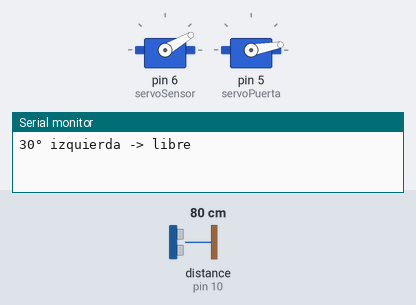
A sketch run on a simulated Arduino Uno, built with avr-gcc and run on an emulated ATmega328P. Shown: 2 × servo, the last lines printed to the serial monitor. Wiring (inferred from the names in the program): ultrasonic range finder: trigger pin 9; echo pin 10. The inputs (shaded band) are chosen by the test bench; at power-on: distance to the obstacle (sensor on pin 10) 80 cm. The echo pulse lasts 58.3 µs per cm.

Above: at 2.2 s.
2.3 s: distance to the obstacle (sensor on pin 10) set to 2 cm
At 4.8 s:
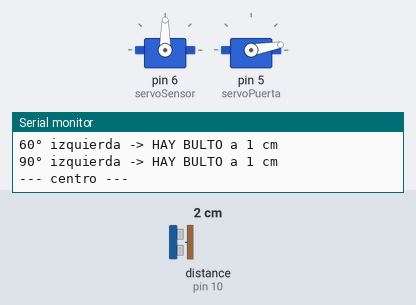
7.6 s: distance to the obstacle (sensor on pin 10) set to 35 cm
At 8.8 s:
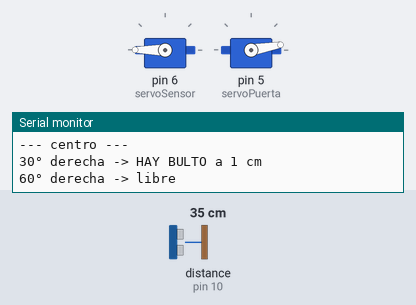
Timing chart, 0 to 16.5 s (numbered marks = the images above; inputs shaded):
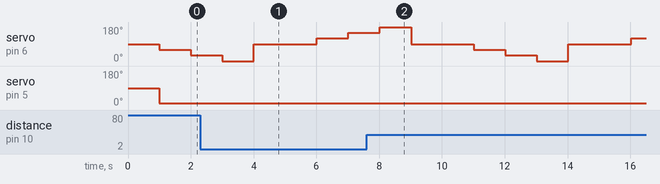

The sketch:

sketch_nov23d.ino
```cpp
#include <Servo.h>

Servo servoSensor;   // pin 6: de ángulo en ángulo
Servo servoPuerta;   // pin 5: de corrido

const int TRIG = 9;
const int ECHO = 10;
const int DIST_BULTO = 30;        // cm: menos que esto = hay bulto
const int CENTRO = 90;
const int PAUSA_MEDIDA = 1000;    // ms quieto en cada ángulo
const int PAUSA_CENTRO = 2000;    // ms quieto en el medio entre un lado y otro

long medirDistancia() {
  digitalWrite(TRIG, LOW);
  delayMicroseconds(2);
  digitalWrite(TRIG, HIGH);
  delayMicroseconds(10);
  digitalWrite(TRIG, LOW);
  long duracion = pulseIn(ECHO, HIGH, 30000);
  if (duracion == 0) return 999;  // sin eco = libre
  return duracion * 0.034 / 2;
}

// gira a un ángulo, se queda quieto y mide
void medirEn(int anguloServo, int gradosDesdeCentro, const char* lado) {
  servoSensor.write(anguloServo);
  delay(PAUSA_MEDIDA);

  long d = medirDistancia();

  Serial.print(gradosDesdeCentro);
  Serial.print("° ");
  Serial.print(lado);
  if (d < DIST_BULTO) {
    Serial.print(" -> HAY BULTO a ");
    Serial.print(d);
    Serial.println(" cm");
  } else {
    Serial.println(" -> libre");
  }
}

// vuelve al medio y se queda parado
void pararEnCentro() {
  servoSensor.write(CENTRO);
  Serial.println("--- centro ---");
  delay(PAUSA_CENTRO);
}

void ladoIzquierdo() {
  medirEn(CENTRO - 30, 30, "izquierda");   // servo 60
  medirEn(CENTRO - 60, 60, "izquierda");   // servo 30
  medirEn(CENTRO - 90, 90, "izquierda");   // servo 0
}

void ladoDerecho() {
  medirEn(CENTRO + 30, 30, "derecha");     // servo 120
  medirEn(CENTRO + 60, 60, "derecha");     // servo 150
  medirEn(CENTRO + 90, 90, "derecha");     // servo 180
}

void setup() {
  Serial.begin(9600);
  pinMode(TRIG, OUTPUT);
  pinMode(ECHO, INPUT);

  servoSensor.attach(6);
  servoPuerta.attach(5);

  servoSensor.write(CENTRO);
  delay(1000);
  servoPuerta.write(10);               // puerta de corrido, no se toca más
}

void loop() {
  ladoIzquierdo();
  pararEnCentro();      // termina izquierda -> se para en el medio

  ladoDerecho();
  pararEnCentro();      // termina derecha -> se para en el medio
}
```
